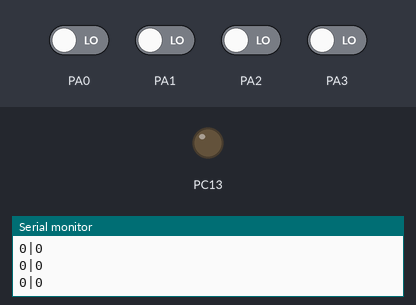
Bench run of a sketch on a simulated STM32 Blue Pill. Shown: output pins drawn as LEDs (lit = HIGH), the last lines printed to the serial monitor. Inputs (shaded band) come from the test bench; at power-on: PA0–3 LOW.

Above: at 0.9 s.
At 2.8 s:
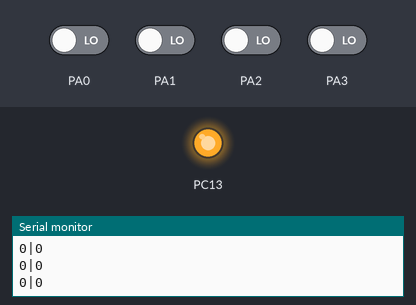
Timing chart, 0 to 5.2 s (numbered marks = the images above):
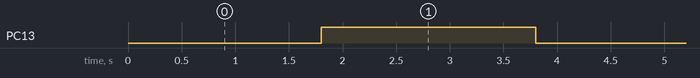

Measured:
- by itself, PC13: alternates HIGH for 2.0 s and LOW for 2.0 s

The sketch:

Lathe_v2.ino
```cpp
byte nn = 0;

volatile int lastEncodedX = 0;
volatile long ValX = 0;

volatile int lastEncodedZ = 0;
volatile long ValY = 0;


void setup() {
Serial.begin(115200); //Это не трогать!
Serial1.begin(9600); //А это, в идеале, настроить BT модуль на 115200 и тут тоже поставить 115200
  pinMode(PA0, INPUT_PULLDOWN);
  pinMode(PA1, INPUT_PULLDOWN);
  pinMode(PA2, INPUT_PULLDOWN);
  pinMode(PA3, INPUT_PULLDOWN);
  pinMode(PC13, OUTPUT);
  attachInterrupt(PA0, updateEncoderX, CHANGE);
  attachInterrupt(PA1, updateEncoderX, CHANGE);
  attachInterrupt(PA2, updateEncoderZ, CHANGE);
  attachInterrupt(PA3, updateEncoderZ, CHANGE);
}

void loop() {
  nn ++;
  if (nn == 10)
    digitalWrite(PC13, HIGH);
  if (nn == 20)
  {
    digitalWrite(PC13, LOW);
    nn = 0;
  }

  delay(200);
  Serial1.print(ValX);
  Serial1.print("|");
  Serial1.println(ValY);
  Serial.print(ValX);
  Serial.print("|");
  Serial.println(ValY);
}

void updateEncoderX(){
  int MSB = digitalRead(PA0); //MSB = most significant bit
  int LSB = digitalRead(PA1); //LSB = least significant bit

  int encoded = (MSB << 1) |LSB; //converting the 2 pin value to single number
  int sum  = (lastEncodedX << 2) | encoded; //adding it to the previous encoded value

  if(sum == 0b1101 || sum == 0b0100 || sum == 0b0010 || sum == 0b1011) ValX ++;
  if(sum == 0b1110 || sum == 0b0111 || sum == 0b0001 || sum == 0b1000) ValX --;

  lastEncodedX = encoded; //store this value for next time
}

void updateEncoderZ(){
  int MSB = digitalRead(PA2); //MSB = most significant bit
  int LSB = digitalRead(PA3); //LSB = least significant bit

  int encoded = (MSB << 1) |LSB; //converting the 2 pin value to single number
  int sum  = (lastEncodedZ << 2) | encoded; //adding it to the previous encoded value

  if(sum == 0b1101 || sum == 0b0100 || sum == 0b0010 || sum == 0b1011) ValY ++;
  if(sum == 0b1110 || sum == 0b0111 || sum == 0b0001 || sum == 0b1000) ValY --;

  lastEncodedZ = encoded; //store this value for next time
}
```
